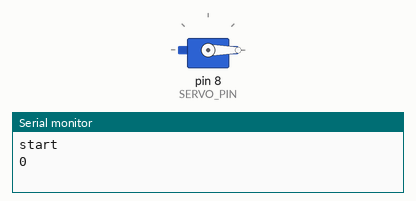
Simulated run of this sketch. Board: Arduino Uno, built with avr-gcc and run on an emulated ATmega328P. Shown: servo, the last lines printed to the serial monitor.

Above: at 0.05 s.
At 3.5 s:
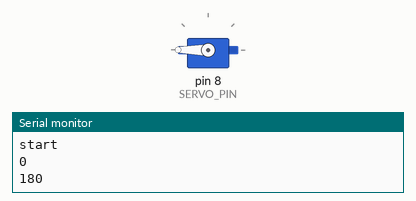
At 7.0 s:
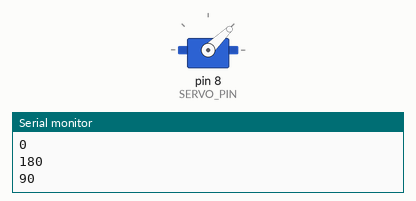
At 14.0 s:
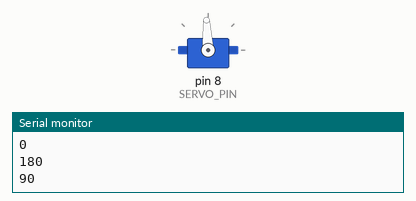
Timing chart, 0 to 18.2 s (numbered marks = the images above):
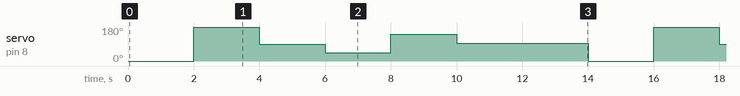

Measured:
- by itself, servo on pin 8 (SERVO_PIN): repeats every 14.0 s: 90° 2.0 s, 44° 2.0 s, 141° 2.0 s, 93° 4.0 s, 0° 2.0 s, 180° 2.0 s

The sketch:

servo-test.ino
```cpp
#include <Servo.h>

// サーボのピン番号
const int SERVO_PIN = 8;

// サーボのインスタンス
Servo servo;

// INITがtrueの時は、モーターの位置を0にするだけ
const bool INIT = false;//true;
//const bool INIT = true;


void setup() {
  // put your setup code here, to run once:
  Serial.begin(9600);
  servo.attach(SERVO_PIN);
  servo.write(0);
}

void loop() {
  // put your main code here, to run repeatedly:
  if (INIT) return;
  Serial.print("start\n");
  servo.write(0);
  Serial.print("0\n");
  delay(2000);
  servo.write(180);
  Serial.print("180\n");
  delay(2000);
  servo.write(90);
  Serial.print("90\n");
  delay(2000);
  servo.writeMicroseconds(1000);
  delay(2000);
  servo.writeMicroseconds(2000);
  delay(2000);
  servo.writeMicroseconds(1500);
  delay(4000);
}
```
